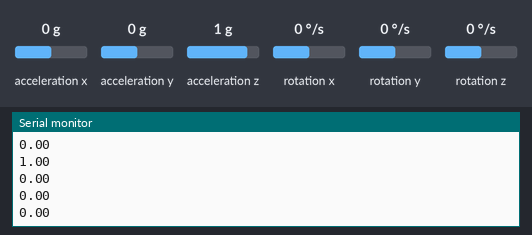
Simulated run of this sketch. Board: Arduino Uno, built with avr-gcc and run on an emulated ATmega328P. Parts: the last lines printed to the serial monitor. Inputs (shaded band) come from the test bench; at power-on: acceleration x 0 g, acceleration y 0 g, acceleration z 1 g, rotation x 0 °/s, rotation y 0 °/s, rotation z 0 °/s.

Above: at 1.2 s.
1.3 s: acceleration x set to -1.4 g
2.8 s: acceleration y set to -0.8 g
4.3 s: acceleration z set to 0.8 g
5.8 s: rotation x set to -192 °/s
At 7.1 s:
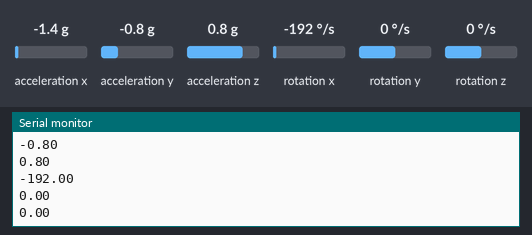
7.3 s: rotation y set to -100 °/s
At 7.7 s:
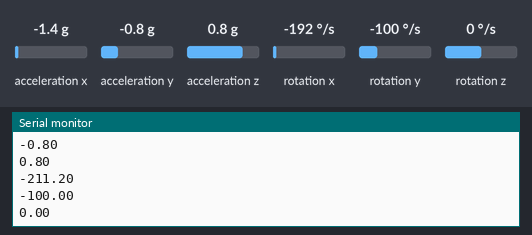
Timing chart, 0 to 9.8 s (numbered marks = the images above; inputs shaded):
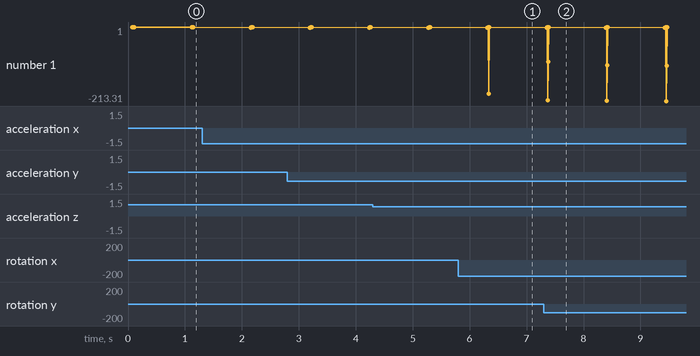

Measured:
- after the input at 5.8 s, the serial monitor: prints a new line after 0.53 s (image 1)
- after the input at 7.3 s, the serial monitor: prints a new line after 0.08 s (image 2)

The sketch:

Teste9250.ino
```cpp
#include <MPU9250_asukiaaa.h>

MPU9250_asukiaaa mySensor;
// aceleração, giroscópio
float aX, aY, aZ, gX, gY, gZ;
//médias
float maX, maY, maZ, mgX, mgY, mgZ;
//bases
float baX, baY, baZ, bgX, bgY, bgZ;


//calcula to tempo para chegar em 90 graus ou pi radianos


// lê o sensor
void lerSensor(){
  if(mySensor.accelUpdate() == 0){
    if(mySensor.gyroUpdate() == 0){
      aX = mySensor.accelX();
      aY = mySensor.accelY();
      aZ = mySensor.accelZ();
      gX = mySensor.gyroX();
      gY = mySensor.gyroY();
      gZ = mySensor.gyroZ();
    }
  }
}

//calcula a média
void mediaSensor(){
   maX = 0;
   maY = 0;
   maZ = 0;
   for (int i = 0; i < 10; i++){
    lerSensor();
    maX += aX;
    maY += aY;
    maZ += aZ;
    mgX += gX;
    mgY += gY;
    mgZ += gZ;
   }
   maX = maX / 10;
   maY = maY / 10;
   maZ = maZ / 10;
   mgX = mgX / 10;
   mgY = mgY / 10;
   mgZ = mgZ / 10;
}

// usa a média inicial como base para cálculos
void estabilizaSensor(){
  mediaSensor();
  baX = maX;
  baY = maY;
  baZ = maZ;
  bgX = mgX;
  bgY = mgY;
  bgZ = mgZ;
}


void setup() {

  Serial.begin(9600);


  mySensor.beginAccel();
  mySensor.beginGyro();
  mySensor.beginMag();
  estabilizaSensor();


}

void loop() {
  float tempox, tempoy;
  float accelx, accely;


  mediaSensor();

  Serial.println(String(maX));
  Serial.println(String(maY));
  Serial.println(String(maZ));
  Serial.println(String(mgX));
  Serial.println(String(mgY));
  Serial.println(String(mgZ));
  delay(1000);


}
```
